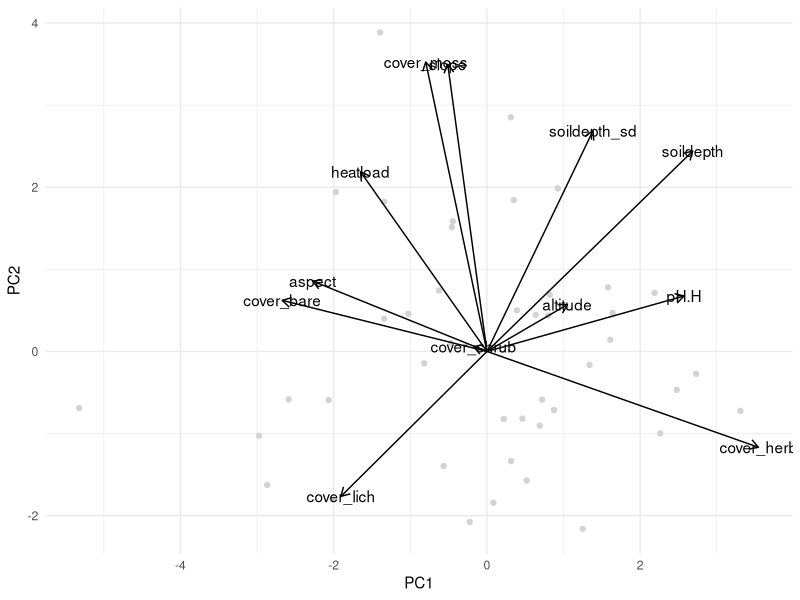
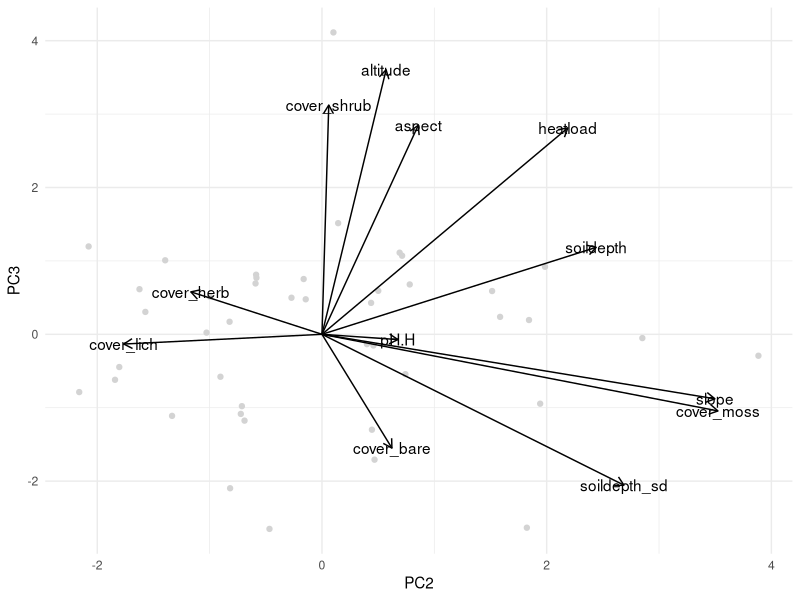
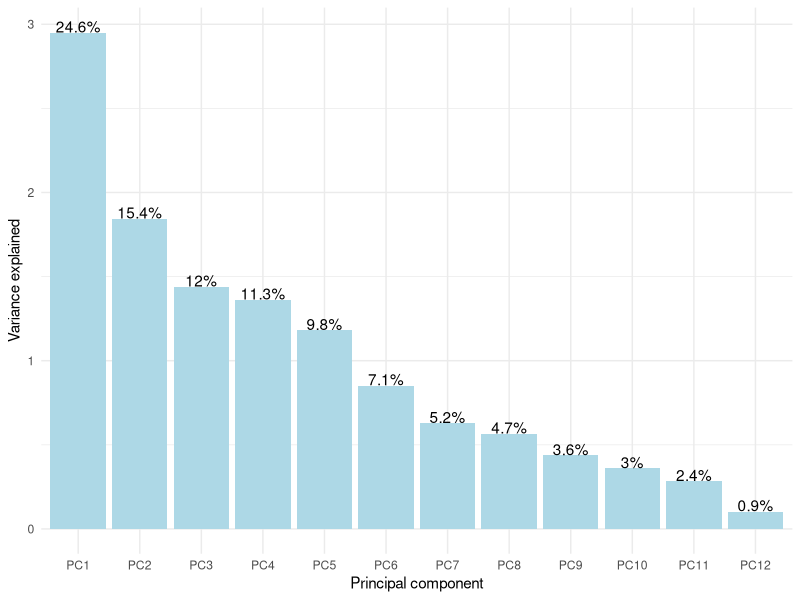

Source code (R) for these figures, in order:
## ---- chunk 1
knitr::opts_chunk$set(echo = TRUE, warning = FALSE, message = FALSE)
library(tidyverse) #all hail the tidyverse
library(readxl) #reading in xls
library(here) #easy reading
library(ggfortify) # biplot creation
## ---- chunk 2
#reading in my data set
veg <- read_excel(here("data","grasslands-spe-env.xls"), sheet = 2) %>% # this excel file had several pages including metadata. I read in sheet 2, which has the variables I'm looking to explore
  drop_na() %>% # dropping any rows with NAs
  mutate(classification = factor(
    classification, levels = c('FVd', 'JmFo', 'PhFr', 'PpSp', 'VvAp'))) %>% #If I factor these veg classification levels now, I can vizualize them later on my biplot and see if there's anything interesting
  dplyr::select(-plot, -area, -starts_with(c('lat','long'))) %>% # here i'm dropping some spatial variables that I'm not interested in for this analysis
  dplyr::rename(cover_shrub = coverE2, cover_herb = coverE1) # I am just renaming these columns so they're easier to understand later 
  
#now I make a PCA out of my dataset. I'll need to drop those veg class layers here, put all my #s on similar scale, and use prcomp() to create the PCA
veg_pca <- veg %>% 
  dplyr::select(where(is.numeric)) %>% #keeping only my numeric values
  scale() %>% #putting all my variable #s on a similar scale
  prcomp() #creating PCA


## ---- chunk 3
# See the loadings (weighting for each principal component)
#veg_pca$rotation
## ---- chunk 4
#Putting my loadings into a clean df with axis names
loadings_df <- data.frame(veg_pca$rotation*7) %>% #My biplot was looking crowded, so I used *8 to space out my lines 
  mutate(axis = row.names(.))

new_pts_df <- data.frame(veg_pca$x) #creating pts for my biplot 

#plotting my PC1 &PC2
PCA1_PCA2_plot <- ggplot()+
  geom_point(data = new_pts_df, aes(x= PC1, y = PC2), color = "lightgrey")+
  geom_segment(data = loadings_df, x = 0, y =0,
               aes(xend=PC1, yend=PC2, group = axis),
               arrow = arrow(length = unit(.25,"cm"))) +
  geom_text(data = loadings_df, 
            aes(x=PC1, y= PC2, label = axis)) +
  theme_minimal()
#plotting my PC2&PC3
PCA2_PCA3_plot <- ggplot()+
  geom_point(data = new_pts_df, aes(x= PC2, y = PC3), color = "lightgrey")+
  geom_segment(data = loadings_df, x = 0, y =0,
               aes(xend=PC2, yend=PC3, group = axis),
               arrow = arrow(length = unit(.25,"cm"))) +
  geom_text(data = loadings_df, 
            aes(x=PC2, y= PC3, label = axis)) +
  theme_minimal()
## ---- chunk 5
#creating biplot with autplot. This way is a little faster
veg_autoplot <- autoplot(veg_pca, 
         data = veg,
         loadings = TRUE,
         loadings.label = TRUE,
         loadings.color = "black",
         colour = 'classification',
         loadings.label.colour = "black",
         loadings.label.vjust = -0.5)  +
  theme_minimal()
## ---- chunk 6

## Screeplot by hand
sd_vec <- veg_pca$sdev
var_vec <- sd_vec^2 ### standard deviation is sqrt of variance!
pc_names <- colnames(veg_pca$rotation)

pct_expl_df <- data.frame(v = var_vec,
                          pct_v = var_vec / sum(var_vec),
                          pc = fct_inorder(pc_names)) %>%
  mutate(pct_lbl = paste0(round(pct_v*100, 1), '%'))

screeplot_veg <- ggplot(pct_expl_df, aes(x = pc, y = v)) +
  geom_col(fill = "lightblue") + #adding a touch of color
  geom_text(aes(label = pct_lbl), vjust = 0, nudge_y = .002) +
  labs(x = 'Principal component', y = 'Variance explained') +
  theme_minimal()
#based on this screeplot, I only need to keep up to PC6 to capture 80% of the variance in this data 

# I also have the option of using screeplot()
# Variance explained by each PCA
#screeplot(veg_pca, type = "lines")
#screeplot(veg_pca, type = "barplot")
## ---- chunk 7
PCA1_PCA2_plot 

## ---- chunk 8
PCA2_PCA3_plot
## ---- chunk 9
screeplot_veg
